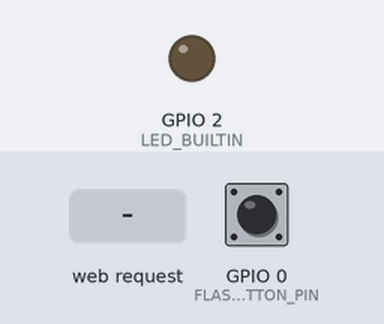
This sketch was run on a simulated ESP8266 (NodeMCU). On the bench: output pins drawn as LEDs (lit = HIGH, except the on-board LED, lit = LOW). The inputs (shaded band) are chosen by the test bench; at power-on: GPIO 0 (FLASH_BUTTON_PIN) HIGH. WiFi joins after 1.5 s; servers stay silent unless stated; a WiFi scan finds three made-up networks; EEPROM starts erased; what the sketch prints to the serial monitor is not drawn.

Above: at 2.7 s.
2.8 s: GPIO 0 (FLASH_BUTTON_PIN) pulled LOW for 0.6 s
At 4.1 s:
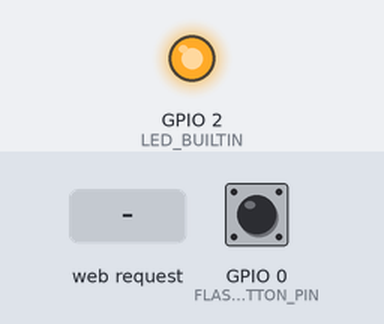
6.4 s: HTTP request GET /setting received
Timing chart, 0 to 9.4 s (numbered marks = the images above; inputs shaded):
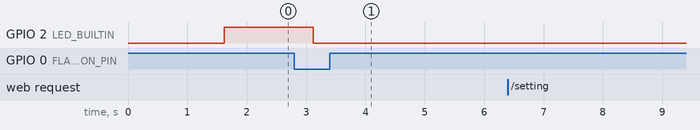

The sketch:

lab8.ino
```cpp
#include <ESP8266WiFi.h>
#include <ESP8266HTTPClient.h>
#include <ESP8266WebServer.h>
#include <EEPROM.h>

#define FLASH_BUTTON_PIN 0 // GPIO0

//Variables
int statusCode;
const char* ssid = "text";
const char* passphrase = "text";
String st;
String content;

//Function Declaration
bool testWifi(void);
void launchWeb(void);
void setupAP(void);
void startSetupMode(void);

//Establishing Local server at port 80 whenever required
ESP8266WebServer server(80);

void setup()
{
  Serial.begin(115200); //Initialising if(DEBUG)Serial Monitor
  Serial.println("\nDisconnecting previously connected WiFi");
  WiFi.disconnect();
  EEPROM.begin(512); //Initialasing EEPROM
  delay(10);
  pinMode(LED_BUILTIN, OUTPUT);
  pinMode(FLASH_BUTTON_PIN, INPUT_PULLUP);
  Serial.println("Startup");

  //---------------------------------------- Read EEPROM for SSID and pass
  Serial.println("Reading EEPROM ssid and pass");

  String esid;
  for (int i = 0; i < 32; ++i)
    esid += char(EEPROM.read(i));

  String epass = "";
  for (int i = 32; i < 96; ++i)
    epass += char(EEPROM.read(i));

  Serial.print("SSID: ");
  Serial.println(esid);

  Serial.print("PASS: ");
  Serial.println(epass);

  WiFi.begin(esid.c_str(), epass.c_str());
  if (testWifi())
  {
    Serial.println("\nSuccesfully Connected!!!");
    return;
  }
  Serial.println("\nTurning the HotSpot On");
  startSetupMode();
}

void loop() {
  digitalWrite(LED_BUILTIN, LOW);

  if (!digitalRead(FLASH_BUTTON_PIN)) {
    Serial.println("Button pressed. Entering setup mode...");
    startSetupMode();
  }
  delay(100);

  if (WiFi.status() == WL_CONNECTED)
  {
    digitalWrite(LED_BUILTIN, HIGH);
    for(int i = 0; i < 6; i++)
    {
      delay(500);
      if (!digitalRead(FLASH_BUTTON_PIN))
        return;
    }
    digitalWrite(LED_BUILTIN, LOW);
    delay(100);
    digitalWrite(LED_BUILTIN, HIGH);
    delay(100);
  }
}

void startSetupMode(void){
  //launchWeb();
  setupAP();

  Serial.print("\nWaiting.");

  while ((WiFi.status() != WL_CONNECTED))
  {
    Serial.print(".");
    delay(100);
    server.handleClient();
  }
  Serial.println("");
}

bool testWifi(void)
{
  Serial.println("Waiting for Wifi to connect");
  for (int c = 0; c < 20; c++) {
    if (WiFi.status() == WL_CONNECTED)
      return true;
    delay(500);
    Serial.print("*");
  }
  Serial.println("\nConnect timed out, opening AP");
  return false;
}

void launchWeb()
{
  Serial.println("");
  if (WiFi.status() == WL_CONNECTED)
    Serial.println("WiFi connected");
  Serial.print("Local IP: ");
  Serial.println(WiFi.localIP());
  Serial.print("SoftAP IP: ");
  Serial.println(WiFi.softAPIP());
  createWebServer();
  // Start the server
  server.begin();
  Serial.println("Server started");
}

void setupAP(void)
{
  WiFi.mode(WIFI_STA);
  WiFi.disconnect();
  delay(100);
  int n = WiFi.scanNetworks();
  if (n == 0)
    Serial.println("No networks found");
  else
  {
    Serial.print(n);
    Serial.println(" networks found");
  }
  Serial.println("");
  st = "<ol>";
  for (int i = 0; i < n; ++i)
  {
    // Print SSID and RSSI for each network found
    st += "<li>";
    st += WiFi.SSID(i);
    st += " (";
    st += WiFi.RSSI(i);

    st += ")";
    st += (WiFi.encryptionType(i) == ENC_TYPE_NONE) ? " " : "*";
    st += "</li>";
  }
  st += "</ol>";
  delay(100);
  WiFi.softAP("ESP_DEFAULT", "123456789");
  Serial.println("Softap");
  launchWeb();
  Serial.println("Over");
}

void createWebServer()
{
  server.on("/", []() {

    IPAddress ip = WiFi.softAPIP();
    String ipStr = String(ip[0]) + '.' + String(ip[1]) + '.' + String(ip[2]) + '.' + String(ip[3]);
    content = "<!DOCTYPE HTML>\r\n<html>Hello from ESP8266 at ";
    content += "<form action=\"/scan\" method=\"POST\"><input type=\"submit\" value=\"scan\"></form>";
    content += ipStr;
    content += "<p>";
    content += st;
    content += "</p><form method='get' action='setting'><label>SSID: </label><input name='ssid' length=32><input name='pass' length=64><input type='submit'></form>";
    content += "</html>";
    server.send(200, "text/html", content);
  });
  server.on("/scan", []() {
    IPAddress ip = WiFi.softAPIP();
    String ipStr = String(ip[0]) + '.' + String(ip[1]) + '.' + String(ip[2]) + '.' + String(ip[3]);

    content = "<!DOCTYPE HTML>\r\n<html>go back";
    server.send(200, "text/html", content);
  });

  server.on("/setting", []() {
    String qsid = server.arg("ssid");
    String qpass = server.arg("pass");
    if (qsid.length() > 0 && qpass.length() > 0) {
      Serial.println("clearing eeprom");
      for (int i = 0; i < 96; ++i) {
        EEPROM.write(i, 0);
      }
      Serial.println(qsid);
      Serial.println("");
      Serial.println(qpass);
      Serial.println("");

      Serial.println("writing eeprom ssid:");
      for (int i = 0; i < qsid.length(); ++i)
      {
        EEPROM.write(i, qsid[i]);
        Serial.print("Wrote: ");
        Serial.print(qsid[i]);
      }
      Serial.println("");
      Serial.println("writing eeprom pass:");
      for (int i = 0; i < qpass.length(); ++i)
      {
        EEPROM.write(32 + i, qpass[i]);
        Serial.print("Wrote: ");
        Serial.print(qpass[i]);
      }
      EEPROM.commit();
      Serial.println("");
      content = "{\"Success\":\"saved to eeprom... reset to boot into new wifi\"}";
      statusCode = 200;
      ESP.reset();
    } else {
      content = "{\"Error\":\"404 not found\"}";
      statusCode = 404;
      Serial.println("Sending 404");
    }
    server.sendHeader("Access-Control-Allow-Origin", "*");
    server.send(statusCode, "application/json", content);

  });
}
```

Measured:
- after the input at 6.4 s, every drawn part: stays the same
